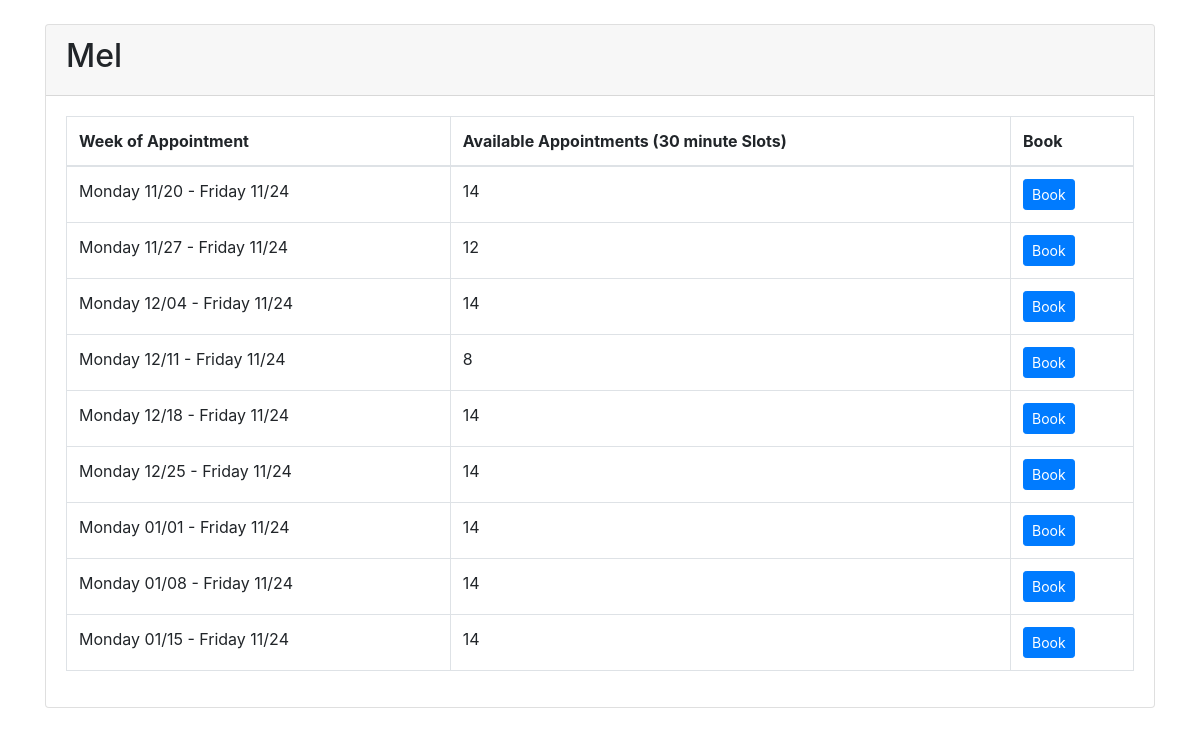
The page /book.php?stylist=Mel on the database its author committed.
### tables this page shows
CREATE TABLE `Staff` (
  `StaffID` int(11) NOT NULL,
  `SalonID` int(11) DEFAULT NULL,
  `FirstName` varchar(50) NOT NULL,
  `LastName` varchar(50) NOT NULL,
  `Phone` varchar(15) DEFAULT NULL,
  `Email` varchar(100) DEFAULT NULL
);

### book.php (the view, shortened to what this page needs)
<?php
include("global.php");
$disabled = "";
$stylist = $_GET['stylist'];
if (isset($_GET['stylist'])) {
    $selectedStylist = $_GET['stylist'];
    switch ($selectedStylist) {
        case 'Mel':
            $stylistQuery = "SELECT * FROM Staff
                            WHERE FirstName = 'Mel'";
            break;
    }
} else {
    $stylistQuery = "SELECT * FROM Staff";
}
?>
<!DOCTYPE html>
<html lang="en">
<head>
    <link href="https://stackpath.bootstrapcdn.com/bootstrap/4.5.2/css/bootstrap.min.css" rel="stylesheet">
</head>
<body>
    <div class="container">
        <?php
        $stylistResult = $connection->query($stylistQuery);
        if ($stylistResult->num_rows > 0) {
            while ($row = $stylistResult->fetch_assoc()) {
                $firstName = $row["FirstName"];
                echo "<div class='card mt-4'>";
                echo "<div class='card-header'><h2>$firstName</h2></div>";
                echo "<div class='card-body'>";
                ?>
                <table class="table table-bordered">
                    <thead>
                        <tr>
                            <th>Week of Appointment</th>
                            <th>Available Appointments (30 minute Slots)</th>
                            <th>Book</th>
                        </tr>
                    </thead>
                    <tbody>
                        <?php
                        $userLoginTimestamp = time();
                        $startDate = date('Y-m-d', $userLoginTimestamp);
						$endDate = date('Y-m-d', strtotime('+2 months', $userLoginTimestamp));
                        $startTime = strtotime($startDate);
                        $endTime = strtotime($endDate);
                        while ($startTime <= $endTime) {
                            $weekStartDate = date('l m/d', strtotime('last Monday', $startTime));
							$queryStartTime = date('Y-m-d', strtotime('last Monday', $startTime));
                        	$queryEndTime = date('Y-m-d', strtotime('Friday', $startTime));
                        	$weekEndDate = date('l m/d', strtotime('Friday', $userLoginTimestamp));
                            echo "<tr>";
    						echo "<td>$weekStartDate - $weekEndDate</td>";
							$availabilityQuery = "SELECT Staff.StaffID, Staff.FirstName,
						    ((TIME_TO_SEC(TIMEDIFF(Availability.EndTime, Availability.StartTime)) -
						    COALESCE(SUM(TIME_TO_SEC(TIMEDIFF(Appointment.EndTime, Appointment.StartTime))), 0)) / 1800) AS available_slots,
						    all_days.DayOfWeek
						FROM Staff
						CROSS JOIN (
						    SELECT 'Monday' AS DayOfWeek
						    UNION SELECT 'Tuesday'
						    UNION SELECT 'Wednesday'
						    UNION SELECT 'Thursday'
						    UNION SELECT 'Friday'
						    UNION SELECT 'Saturday'
						    UNION SELECT 'Sunday'
						) AS all_days
						LEFT JOIN Availability ON Staff.StaffID = Availability.StaffID
						    AND Availability.DayOfWeek = all_days.DayOfWeek
						LEFT JOIN Appointment ON Availability.StaffID = Appointment.StaffID
						    AND Availability.DayOfWeek = DAYNAME(Appointment.AppointmentDate)
						    AND Appointment.AppointmentDate BETWEEN '$queryStartTime' AND '$queryEndTime'
						GROUP BY Staff.StaffID, Availability.StartTime, Availability.EndTime, all_days.DayOfWeek;
						";
						$data = $connection->query($availabilityQuery);
						$stylists = [];
						foreach ($data as $entry) {
						    $staffID = $entry["StaffID"];
						    $slots = $entry["available_slots"];
						    if ($slots !== NULL) {
						        if (!isset($stylists[$staffID])) {
						            $stylists[$staffID] = 0;
						        }
						        $stylists[$staffID] += $slots;
						    }
						}
						$staffID = $row["StaffID"];
                        echo "<td>$stylists[$staffID]</td>";
                        echo "<td><a href='book_expanded.php?slotStart=$queryStartTime&slotEnd=$queryEndTime&stylist=$stylist' class='btn btn-sm btn-primary' $disabled>Book</a></td>";
						echo "</tr>";
						$startTime = strtotime('+7 days', $startTime);
                    }
                    ?>
                    </tbody>
                </table>
                <?php
                echo "</div>";
                echo "</div>";
	        }
        } else {
            echo "No stylists available";
        }
        ?>
    </div>
	</body>
</html>

### rows shown on the page
staff: FirstName "Mel", weekStartDate "Monday 11/20", StaffID "14", weekStartDate "Monday 11/27", StaffID "12", weekStartDate "Monday 12/04", weekStartDate "Monday 12/11", StaffID "8", weekStartDate "Monday 12/18", weekStartDate "Monday 12/25", weekStartDate "Monday 01/01", weekStartDate "Monday 01/08", weekStartDate "Monday 01/15"
